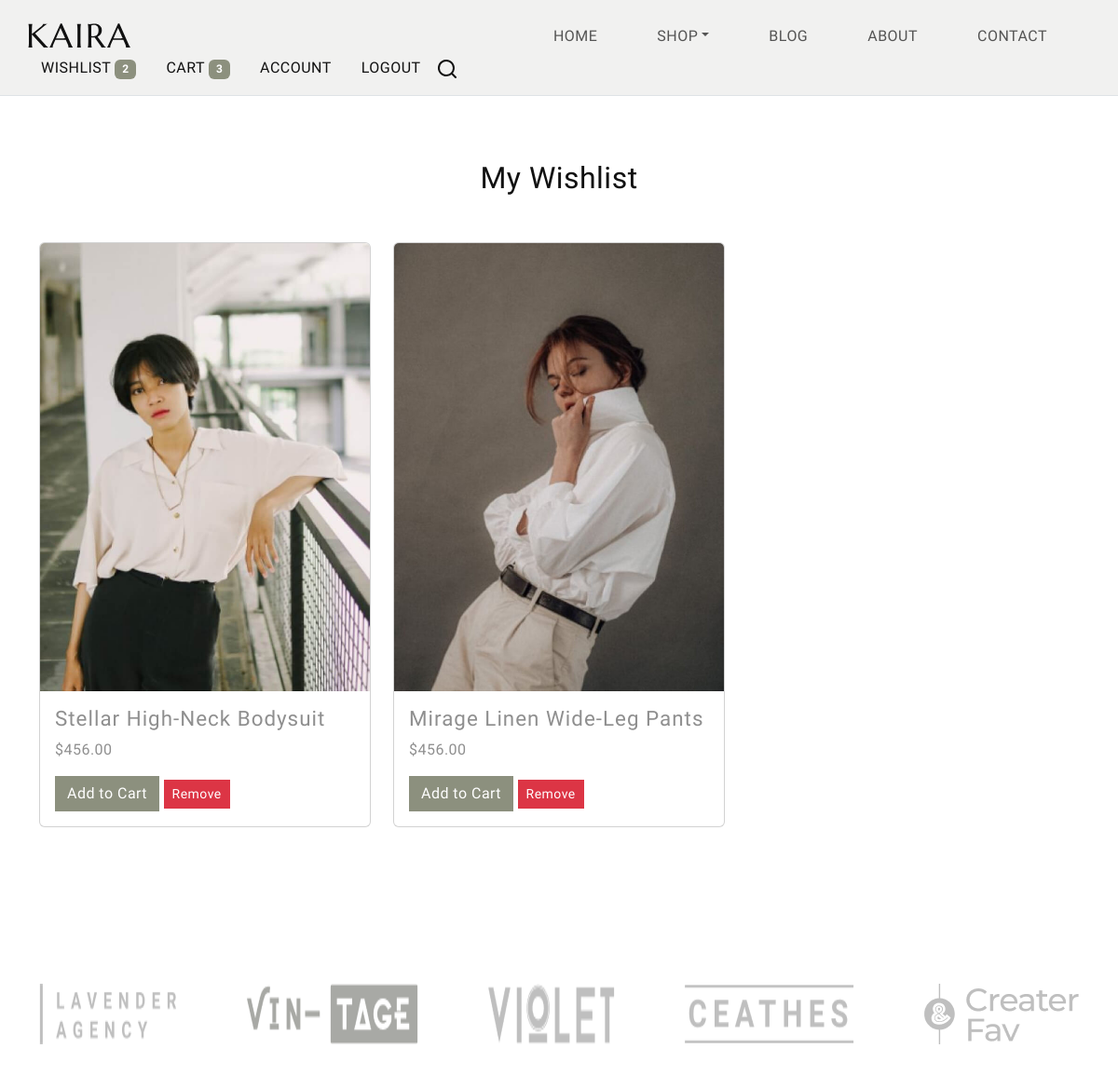
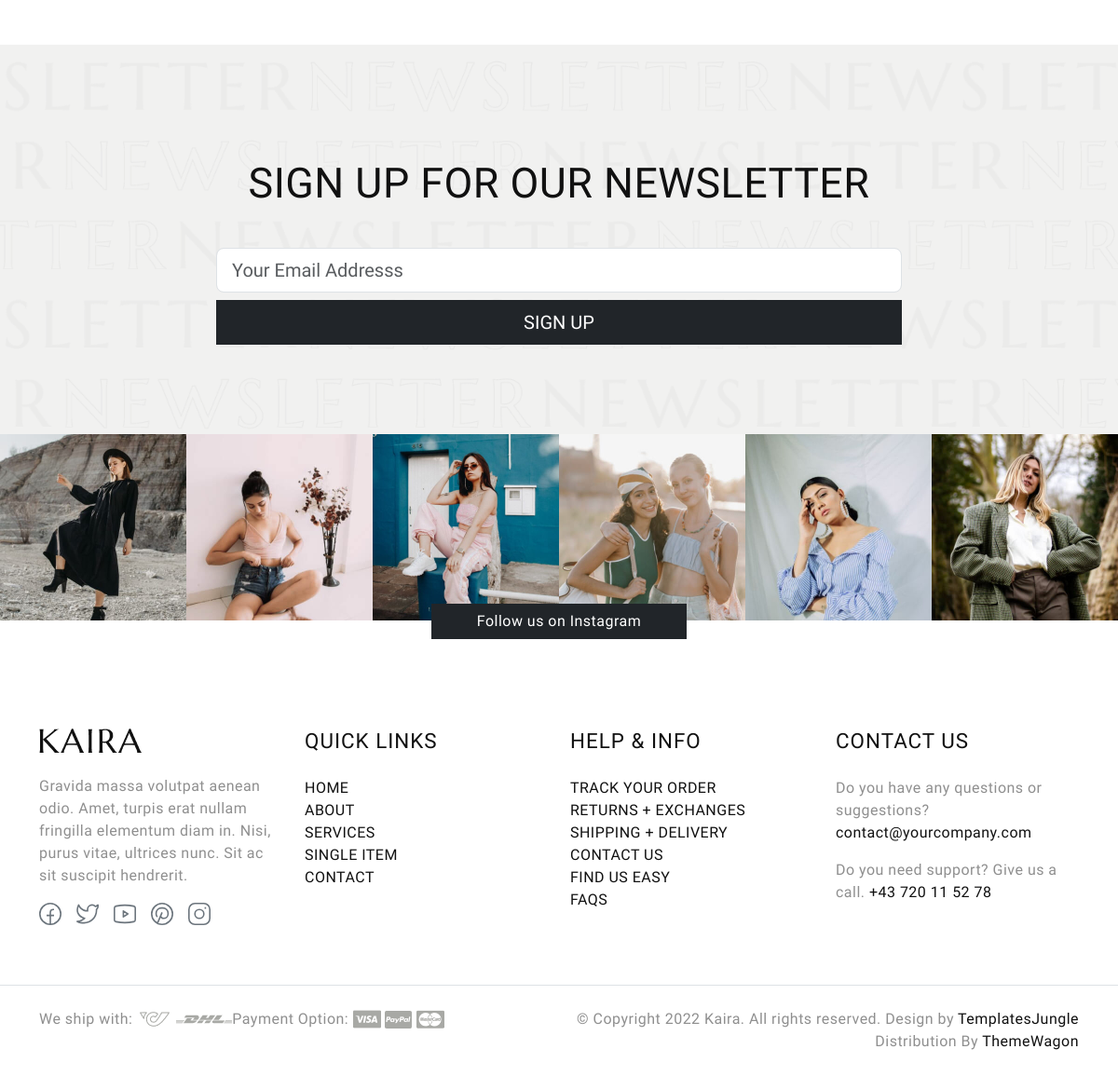
/wishlist/ (signed in), run on the app's committed database (2 pictures, top to bottom).
### myapp/models.py (models this page shows, shortened)
class Wishlist(models.Model):
    user = models.ForeignKey(User, on_delete=models.CASCADE)
    product = models.ForeignKey(Product, on_delete=models.CASCADE)
    class Meta:
        unique_together = ('user', 'product') # Ensure a product is not added twice

class Product(models.Model):
    name = models.CharField(max_length=200)
    image = models.ImageField(upload_to='products/')
    description = models.TextField()
    price = models.DecimalField(max_digits=10, decimal_places=2)
    category = models.ForeignKey(Category, on_delete=models.CASCADE, null=True)
    is_best_selling = models.BooleanField(default=False)
    is_you_may_also_like = models.BooleanField(default=False)
    created_at = models.DateTimeField(auto_now_add=True)

### myapp/views.py (the view)
# urls.py: path('wishlist/', ViewWishlistView.as_view(), name='view_wishlist'),
@method_decorator(login_required, name='dispatch')
class ViewWishlistView(ListView):
    model = Wishlist
    template_name = 'wishlist.html'
    context_object_name = 'wishlist_items'
    def get_queryset(self):
        return Wishlist.objects.filter(user=self.request.user)

### myapp/context_processors.py (called while the page is built)
def categories(request):
    return {
        'categories': Category.objects.all()
    }

def cart_and_wishlist_counts(request):
    if request.user.is_authenticated:
        cart_count = Cart.objects.filter(user=request.user).count()
        wishlist_count = Wishlist.objects.filter(user=request.user).count()
    else:
        cart_count = 0
        wishlist_count = 0
    return {
        'cart_count': cart_count,
        'wishlist_count': wishlist_count,
    }

### template/wishlist.html (shortened to what this page needs)
{% extends 'base.html' %}
{% block content %}
<section class="wishlist-page py-5">
    <div class="container">
        <h1 class="text-center mb-5">My Wishlist</h1>
        {% if not wishlist_items %}
            <p class="text-center">Your wishlist is empty.</p>
        {% else %}
            <div class="row">
                {% for item in wishlist_items %}
                    <div class="col-md-4 mb-4">
                        <div class="card">
                            <img src="{{ item.product.image.url }}" class="card-img-top" alt="{{ item.product.name }}">
                            <div class="card-body">
                                <h5 class="card-title">{{ item.product.name }}</h5>
                                <p class="card-text">${{ item.product.price }}</p>
                                <a href="{% url 'add_to_cart' item.product.id %}" class="btn btn-primary">Add to Cart</a>
                                <a href="{% url 'remove_from_wishlist' item.product.id %}" class="btn btn-danger btn-sm">Remove</a>
                            </div>
                        </div>
                    </div>
                {% endfor %}
            </div>
        {% endif %}
    </div>
</section>
{% endblock %}

### static/style.css (style rules this page uses)
body { --heading-font: "Marcellus", sans-serif !important; --heading-font-weight: 400; --heading-color: #111; --heading-line-height: 1.24; --swiper-theme-color: #8C907E; --bs-body-font-family: "Marcellus", sans-serif !important; --bs-body-font-weight: 400; --bs-body-line-height: 1.5; --bs-body-color: #8f8f8f; --bs-body-color-rgb: 143, 143, 143; --bs-primary: #8C907E; --bs-secondary: #6c757d; --bs-black: #111; --bs-light: #F1F1F0; --bs-dark: #212529; --bs-gray: #9aa1a7; --bs-gray-dark: #51565b; --bs-primary-rgb: 140, 144, 126; --bs-secondary-rgb: 108, 117, 125; --bs-black-rgb: 17, 17, 17; --bs-light-rgb: 241, 241, 240; --bs-dark-rgb: 33, 37, 41; --bs-link-color: #111; --bs-link-color-rgb: 17, 17, 17; --bs-link-decoration: underline; --bs-link-hover-color: #111; --bs-link-hover-color-rgb: 17, 17, 17; }
body { letter-spacing: 0.03rem; }
h1, .h1, h2, .h2, h3, .h3, h4, .h4, h5, .h5, h6, .h6 { font-family: var(--heading-font); font-weight: var(--heading-font-weight); color: var(--heading-color); line-height: var(--heading-line-height); }
h1, h2, h3 { margin: 25px 0; }
h5, h6 { letter-spacing: 1px; }
h1, .h1 { font-size: 4.5rem; }
h5, .h5 { font-size: 1.4rem; }
a { text-decoration: none; }
.btn { --bs-btn-border-radius: 0; }
.btn-primary { --bs-btn-color: #fff; --bs-btn-bg: #8C907E; --bs-btn-border-color: #8C907E; --bs-btn-hover-color: #fff; --bs-btn-hover-bg: #5e624e; --bs-btn-hover-border-color: #5e624e; --bs-btn-focus-shadow-rgb: 49, 132, 253; --bs-btn-active-color: #fff; --bs-btn-active-bg: #5e624e; --bs-btn-active-border-color: #5e624e; --bs-btn-active-shadow: inset 0 3px 5px rgba(0, 0, 0, 0.125); --bs-btn-disabled-color: #fff; --bs-btn-disabled-bg: #8C907E; --bs-btn-disabled-border-color: #8C907E; }

### data on the page
Wishlist: product.image (picture), product.name "Stellar High-Neck Bodysuit", product.price "456.00"
Wishlist: product.image (picture), product.name "Mirage Linen Wide-Leg Pants", product.price "456.00"

### other printed values
{{ wishlist_count }} "2"
{{ cart_count }} "3"
